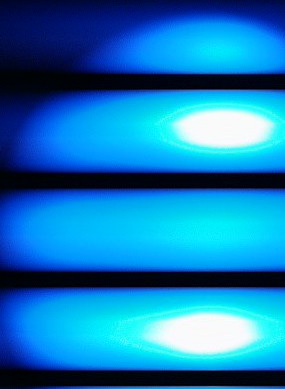
#> input picture software/ros2_stabilization_ws/src/stabilization_pkg/callibration_pics/1024x576.jpg, 285 x 389 px, given in place of the camera
$ python better_stabilization.py
#> lines starting #> are read from the running program, lines starting #| are printed output that depends on the picture
import numpy as np
import cv2

def fix_border(frame):
    """Slightly zooms and crops to hide black edges from stabilization."""
    frame_shape = frame.shape
    # zooms in by factor of 1.1
    matrix = cv2.getRotationMatrix2D(
        (frame_shape[1] / 2, frame_shape[0] / 2),
        0,
        1.1
    )
    return cv2.warpAffine(frame, matrix, (frame_shape[1], frame_shape[0]))

# ========== CONFIGURATION ==========
cap = cv2.VideoCapture(0)

width = int(cap.get(cv2.CAP_PROP_FRAME_WIDTH))
height = int(cap.get(cv2.CAP_PROP_FRAME_HEIGHT))
fps = cap.get(cv2.CAP_PROP_FPS)

# Higher ALPHA = follows movement faster (less stable)
# Lower ALPHA = smoother (more stable, but might see more black borders)
ALPHA = 0.05
MIN_FEATURES = 20

# Trajectory tracking
trajectory = np.zeros(3)           # [x, y, angle] - cumulative raw motion
smoothed_trajectory = np.zeros(3)  # EMA version of trajectory
prev_transform = np.zeros(3)

# Initialize first frame
success, prev_frame = cap.read()
#> prev_frame is the input picture: shape (389, 285, 3); mean B, G, R 181.8, 120.9, 19.1
if not success:
    exit("Webcam not found.")

prev_gray = cv2.cvtColor(prev_frame, cv2.COLOR_BGR2GRAY)
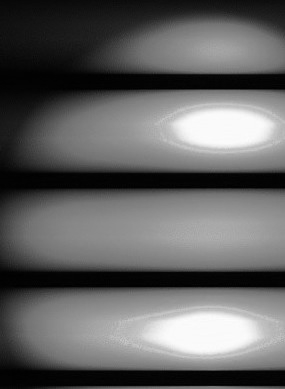
#> prev_gray: shape (389, 285); min 0, max 252, mean 97.4

print("Starting real-time stabilization... Press 'q' to quit")

frame_count = 0
while True:
    success, curr_frame = cap.read()
    if not success:
        break

    curr_gray = cv2.cvtColor(curr_frame, cv2.COLOR_BGR2GRAY)

    # 1. Feature Detection
    prev_points = cv2.goodFeaturesToTrack(
        prev_gray,
        maxCorners=200,
        qualityLevel=0.01,
        minDistance=30,
        blockSize=3
    )
#> prev_points = 87 rows, first 8: [139, 347], [119, 321], [277, 322], [272, 113], [165, 140], [271, 144], [155, 73], [170, 21]

    current_transform = prev_transform.copy()

    if prev_points is not None and len(prev_points) >= MIN_FEATURES:
        # 2. Optical Flow
        curr_points, status, err = cv2.calcOpticalFlowPyrLK(prev_gray,
                                                            curr_gray,
                                                            prev_points,
                                                            None)
#> curr_points has the same summary as prev_points; status = 87 values from 1 to 1; err = 87 values from 0 to 0

        idx = np.where(status == 1)[0]
#> idx = 87 values from 0 to 86
        if len(idx) >= 3:
            prev_points = prev_points[idx]
            curr_points = curr_points[idx]

            # 3. Motion Estimation
            matrix, _ = cv2.estimateAffinePartial2D(prev_points, curr_points)
#> matrix = [[1, -1.63e-19, 7.02e-15], [1.63e-19, 1, 9.87e-15]]

            if matrix is not None:
                dx = matrix[0, 2]
#> dx = 7.02e-15
                dy = matrix[1, 2]
#> dy = 9.87e-15
                da = np.arctan2(matrix[1, 0], matrix[0, 0])
#> da = 1.63e-19
                current_transform = np.array([dx, dy, da])
#> current_transform = [7.02e-15, 9.87e-15, 1.63e-19]

    # 4. EMA Smoothing Logic
    # Accumulate the raw global position
    trajectory += current_transform
#> trajectory = [7.02e-15, 9.87e-15, 1.63e-19]

    if frame_count == 0:
        smoothed_trajectory = trajectory.copy()
#> smoothed_trajectory = [7.02e-15, 9.87e-15, 1.63e-19]
    else:
        # Apply Exponential Moving Average: S = α*T + (1-α)*S_prev
        smoothed_trajectory = (ALPHA * trajectory) + ((1 - ALPHA) * smoothed_trajectory)

    # Calculate the correction (difference between smooth and raw)
    diff = smoothed_trajectory - trajectory
#> diff = [0, 0, 0]

    # The actual transform to apply is the current step plus the corrective offset
    correction = current_transform + diff
#> correction = [7.02e-15, 9.87e-15, 1.63e-19]

    # 5. Build Warp Matrix
    tx, ty, ta = correction
#> tx = 7.02e-15; ty = 9.87e-15; ta = 1.63e-19
    m = np.zeros((2, 3), np.float32)
    m[0, 0] = np.cos(ta)
    m[0, 1] = -np.sin(ta)
    m[1, 0] = np.sin(ta)
    m[1, 1] = np.cos(ta)
    m[0, 2] = tx
    m[1, 2] = ty

    # 6. Apply & Display
    frame_stabilized = cv2.warpAffine(curr_frame, m, (width, height), flags=cv2.INTER_LANCZOS4)
    frame_stabilized = fix_border(frame_stabilized)
#> in fix_border, `return cv2.warpAffine(frame, matrix, (frame_shape[1], frame_shape[0]))`:
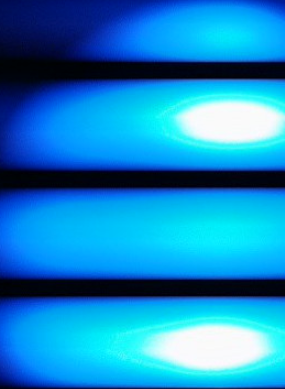
#> returned value: shape (389, 285, 3); mean of channels 0, 1, 2 196.7, 135.5, 22.3; drawn as B, G, R

    # UI Feedback
    frame_out = cv2.hconcat([curr_frame, frame_stabilized])
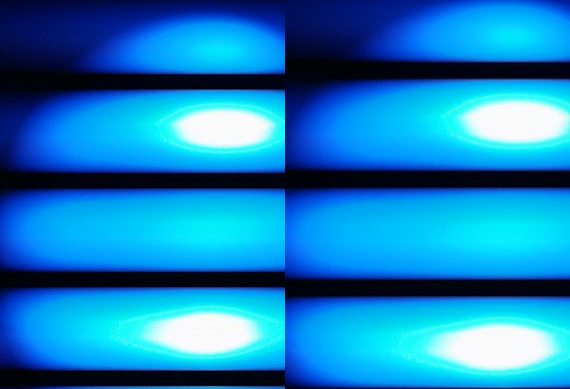
#> frame_out: shape (389, 570, 3); mean B, G, R 189.3, 128.2, 20.7
    cv2.putText(frame_out, "Original", (10, 30), cv2.FONT_HERSHEY_SIMPLEX, 0.8, (0, 255, 0), 2)
    cv2.putText(frame_out, "Stabilized", (width + 10, 30), cv2.FONT_HERSHEY_SIMPLEX, 0.8, (0, 255, 0), 2)
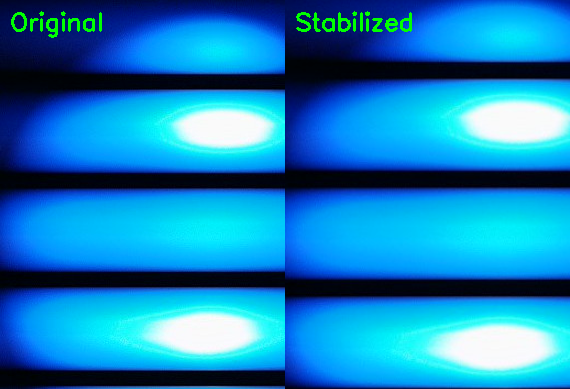
#> frame_out: shape (389, 570, 3); mean B, G, R 188.4, 129.9, 20.7

    cv2.imshow("Real-time EMA Stabilization", frame_out)

    # Prepare for next frame
    prev_gray = curr_gray
    prev_transform = current_transform
#> prev_transform = [7.02e-15, 9.87e-15, 1.63e-19]
    frame_count += 1

    if cv2.waitKey(1) & 0xFF == ord('q'):
#> (key q is pressed here)
        break

cap.release()
cv2.destroyAllWindows()

$ run again, on software/ros2_stabilization_ws/src/stabilization_pkg/callibration_pics/1024x768.jpg
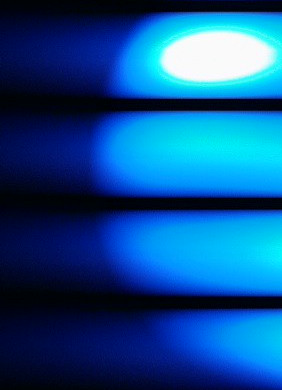
#> input picture software/ros2_stabilization_ws/src/stabilization_pkg/callibration_pics/1024x768.jpg, 282 x 390 px, given in place of the camera
#> prev_frame is the input picture: shape (390, 282, 3); mean B, G, R 140.9, 77.9, 12.6
#> `prev_gray = cv2.cvtColor(prev_frame, cv2.COLOR_BGR2GRAY)`:
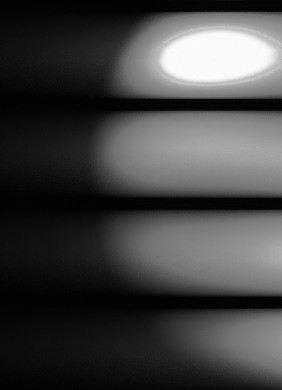
#> prev_gray: shape (390, 282); min 0, max 253, mean 65.5
#> `prev_points = cv2.goodFeaturesToTrack( prev_gray, maxCorners=200, qual..`: prev_points = 84 rows, first 8: [275, 69], [267, 36], [163, 42], [171, 194], [260, 371], [164, 78], [148, 112], [115, 181]
#> `curr_points, status, err = cv2.calcOpticalFlowPyrLK(prev_gray, curr_gr..`: curr_points has the same summary as prev_points; status = 84 values, max 1 at index 0, min 0 at index 78, mean 0.952; err = 84 values, max 1.57e-38 at index 78, min -1.44e+27 at index 82, mean -1.71e+25
#> idx = 80 values from 0 to 81
#> `prev_points = prev_points[idx]`: prev_points = 80 rows, first 8: [275, 69], [267, 36], [163, 42], [171, 194], [260, 371], [164, 78], [148, 112], [115, 181]
#> `curr_points = curr_points[idx]`: curr_points has the same summary as prev_points
#> `matrix, _ = cv2.estimateAffinePartial2D(prev_points, curr_points)`: matrix = [[1, 0, 0], [0, 1, 0]]
#> dx = 0
#> current_transform = [0, 0, 0]
#> tx = 0
#> `cv2.putText(frame_out, "Stabilized", (width + 10, 30), cv2.FONT_HERSHE..`:
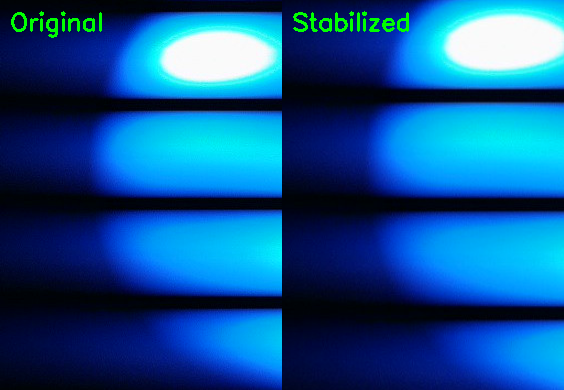
#> frame_out: shape (390, 564, 3); mean B, G, R 145.1, 82.5, 13.4
#> prev_transform = [0, 0, 0]

$ run again, on software/ros2_stabilization_ws/src/stabilization_pkg/callibration_pics/1280x720.jpg
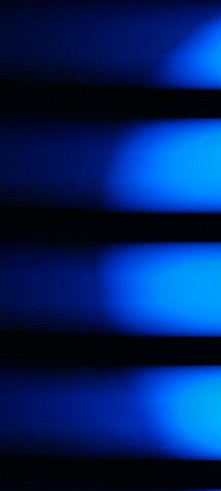
#> input picture software/ros2_stabilization_ws/src/stabilization_pkg/callibration_pics/1280x720.jpg, 221 x 491 px, given in place of the camera
#> prev_frame is the input picture: shape (491, 221, 3); mean B, G, R 100.1, 34.5, 0.2
#> `prev_gray = cv2.cvtColor(prev_frame, cv2.COLOR_BGR2GRAY)`:
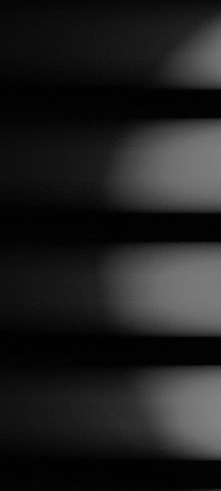
#> prev_gray: shape (491, 221); min 0, max 132, mean 31.7
#> `prev_points = cv2.goodFeaturesToTrack( prev_gray, maxCorners=200, qual..`: prev_points = 89 rows, first 8: [134, 245], [213, 86], [200, 30], [166, 55], [170, 139], [199, 366], [127, 202], [168, 244]
#> `curr_points, status, err = cv2.calcOpticalFlowPyrLK(prev_gray, curr_gr..`: curr_points has the same summary as prev_points; status = 89 values, max 1 at index 0, min 0 at index 70, mean 0.831; err = 89 values, max 5.04e-44 at index 87, min 0 at index 0, mean 4.2e-45
#> idx = 74 values from 0 to 83
#> `prev_points = prev_points[idx]`: prev_points = 74 rows, first 8: [134, 245], [213, 86], [200, 30], [166, 55], [170, 139], [199, 366], [127, 202], [168, 244]
#> `curr_points = curr_points[idx]`: curr_points has the same summary as prev_points
#> `matrix, _ = cv2.estimateAffinePartial2D(prev_points, curr_points)`: matrix = [[1, 0, 0], [0, 1, 0]]
#> dx = 0
#> current_transform = [0, 0, 0]
#> tx = 0
#> `cv2.putText(frame_out, "Stabilized", (width + 10, 30), cv2.FONT_HERSHE..`:
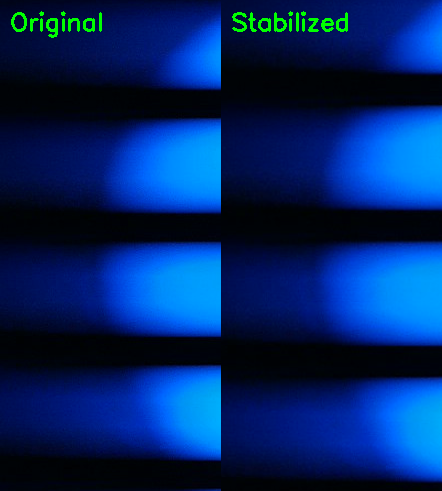
#> frame_out: shape (491, 442, 3); mean B, G, R 102.1, 36.8, 0.2
#> prev_transform = [0, 0, 0]

$ run again, on software/ros2_stabilization_ws/src/stabilization_pkg/callibration_pics/1280x960.jpg
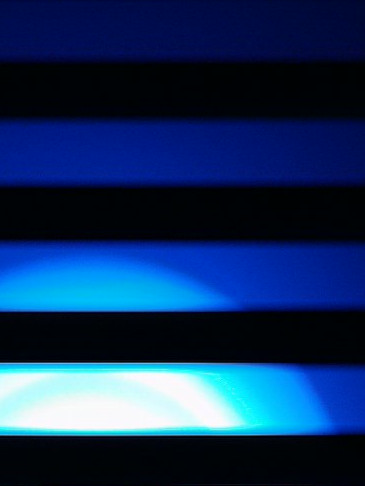
#> input picture software/ros2_stabilization_ws/src/stabilization_pkg/callibration_pics/1280x960.jpg, 365 x 486 px, given in place of the camera
#> prev_frame is the input picture: shape (486, 365, 3); mean B, G, R 91.8, 47.5, 17.8
#> `prev_gray = cv2.cvtColor(prev_frame, cv2.COLOR_BGR2GRAY)`:
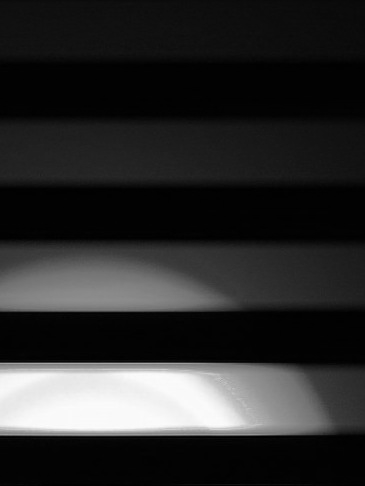
#> prev_gray: shape (486, 365); min 0, max 254, mean 43.6
#> `prev_points = cv2.goodFeaturesToTrack( prev_gray, maxCorners=200, qual..`: prev_points = 99 rows, first 8: [220, 378], [244, 423], [181, 429], [331, 423], [285, 364], [154, 269], [35, 243], [245, 301]
#> `curr_points, status, err = cv2.calcOpticalFlowPyrLK(prev_gray, curr_gr..`: curr_points has the same summary as prev_points; status = 99 values, max 1 at index 0, min 0 at index 59, mean 0.879; err = 99 values, max 1.71e+38 at index 87, min -2.1e+29 at index 88, mean 1.73e+36
#> idx = 87 values from 0 to 98
#> `prev_points = prev_points[idx]`: prev_points = 87 rows, first 8: [220, 378], [244, 423], [181, 429], [331, 423], [285, 364], [154, 269], [35, 243], [245, 301]
#> `curr_points = curr_points[idx]`: curr_points has the same summary as prev_points
#> `matrix, _ = cv2.estimateAffinePartial2D(prev_points, curr_points)`: matrix = [[1, 0, 0], [0, 1, 0]]
#> dx = 0
#> current_transform = [0, 0, 0]
#> tx = 0
#> `cv2.putText(frame_out, "Stabilized", (width + 10, 30), cv2.FONT_HERSHE..`:
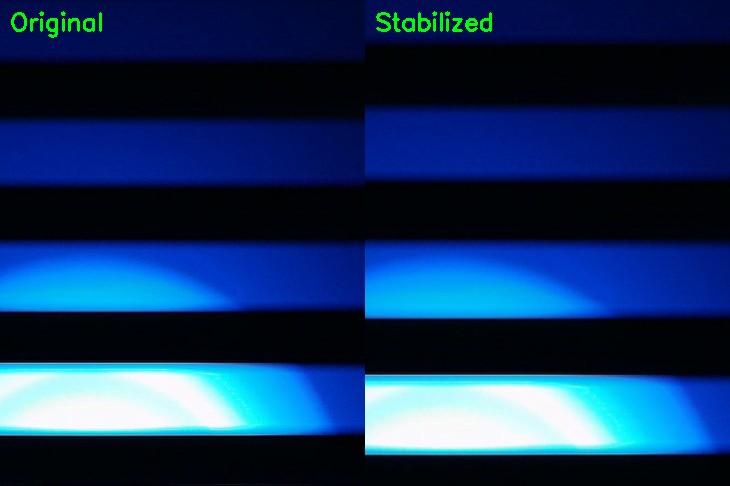
#> frame_out: shape (486, 730, 3); mean B, G, R 94.8, 51.3, 18.9
#> prev_transform = [0, 0, 0]
